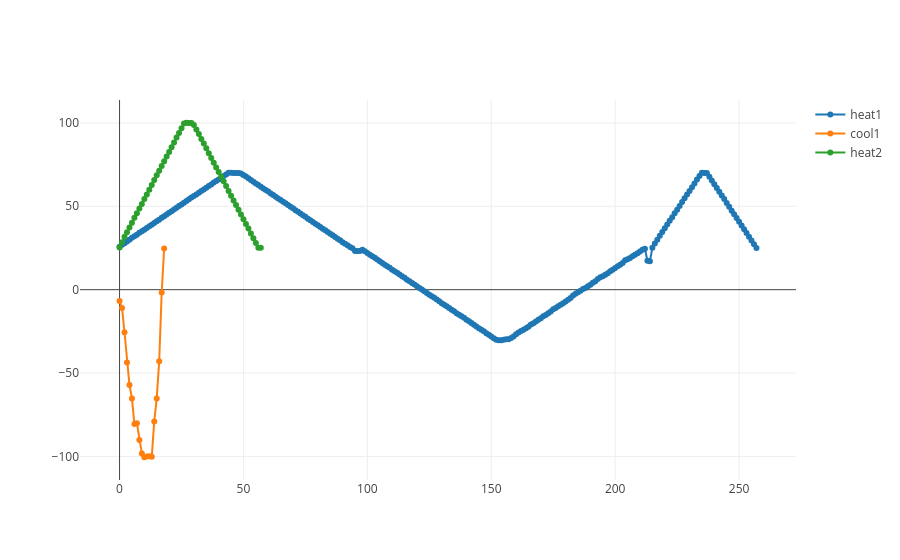

The cell this chart's notebook holds for it:
### Code cell
plot_curves(np.arange(258), T_heat_1, np.arange(19), T_cool_1, np.arange(58), T_heat_2,
            labels=['heat1', 'cool1', 'heat2'])

### Figure 1 — Plotly figure (JSON) as saved in the notebook; plotly's stock layout.template omitted (floating-point values rounded to 4 significant figures; data arrays with more than 128 entries replaced by an {"elided": "..."} marker saying what was removed)
{"data": [{"mode": "lines+markers", "name": "heat1", "type": "scatter", "x": {"elided": "258 int values"}, "y": {"elided": "258 float values"}}, {"mode": "lines+markers", "name": "cool1", "type": "scatter", "x": [0, 1, 2, 3, 4, 5, 6, 7, 8, 9, 10, 11, 12, 13, 14, 15, 16, 17, 18], "y": [-6.8, -11.0, -25.6, -43.7, -57.1, -65.2, -80.6, -80.1, -90.1, -98.2, -100.5, -100.0, -99.9, -100.2, -79.0, -65.2, -43.0, -1.7, 24.7]}, {"mode": "lines+markers", "name": "heat2", "type": "scatter", "x": [0, 1, 2, 3, 4, 5, 6, 7, 8, 9, 10, 11, 12, 13, 14, 15, 16, 17, 18, 19, 20, 21, 22, 23, 24, 25, 26, 27, 28, 29, 30, 31, 32, 33, 34, 35, 36, 37, 38, 39, 40, 41, 42, 43, 44, 45, 46, 47, 48, 49, 50, 51, 52, 53, 54, 55, 56, 57], "y": [25.3, 28.5, 31.8, 34.5, 37.3, 40.2, 43.1, 45.8, 48.7, 51.4, 54.3, 57.1, 59.9, 62.7, 65.7, 68.6, 71.3, 74.2, 77.0, 79.8, 82.6, 85.4, 88.2, 91.2, 94.0, 96.8, 99.6, 100.1, 100.0, 100.0, 98.7, 96.1, 93.3, 90.4, 87.6, 84.8, 81.8, 79.0, 76.1, 73.3, 70.6, 67.7, 65.0, 62.1, 59.2, 56.3, 53.5, 50.7, 47.9, 45.1, 42.3, 39.4, 36.7, 33.7, 30.8, 28.0, 25.2, 25.1]}], "layout": {"paper_bgcolor": "white", "plot_bgcolor": "white"}}
